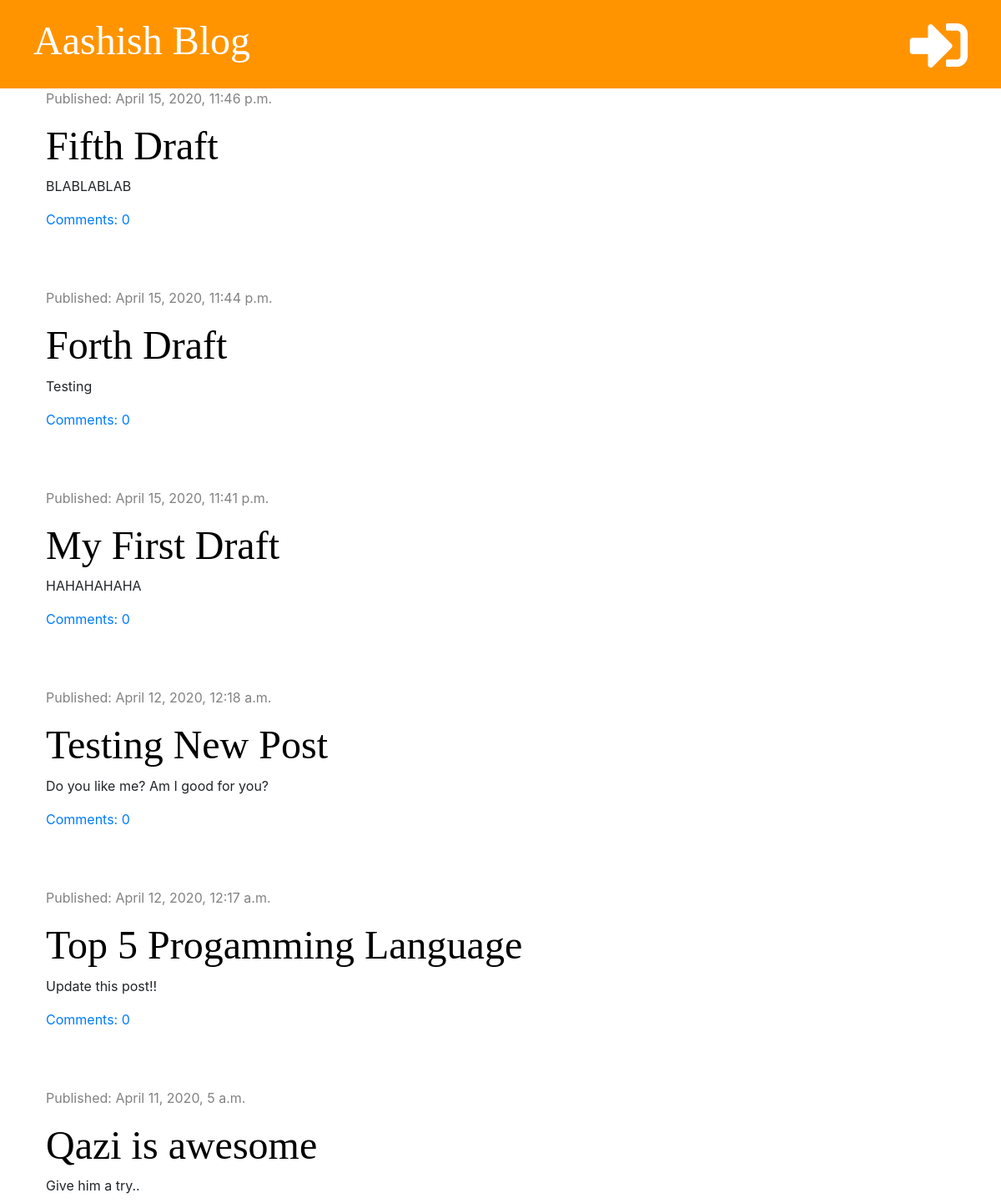
The app's page / (upper part), older data.
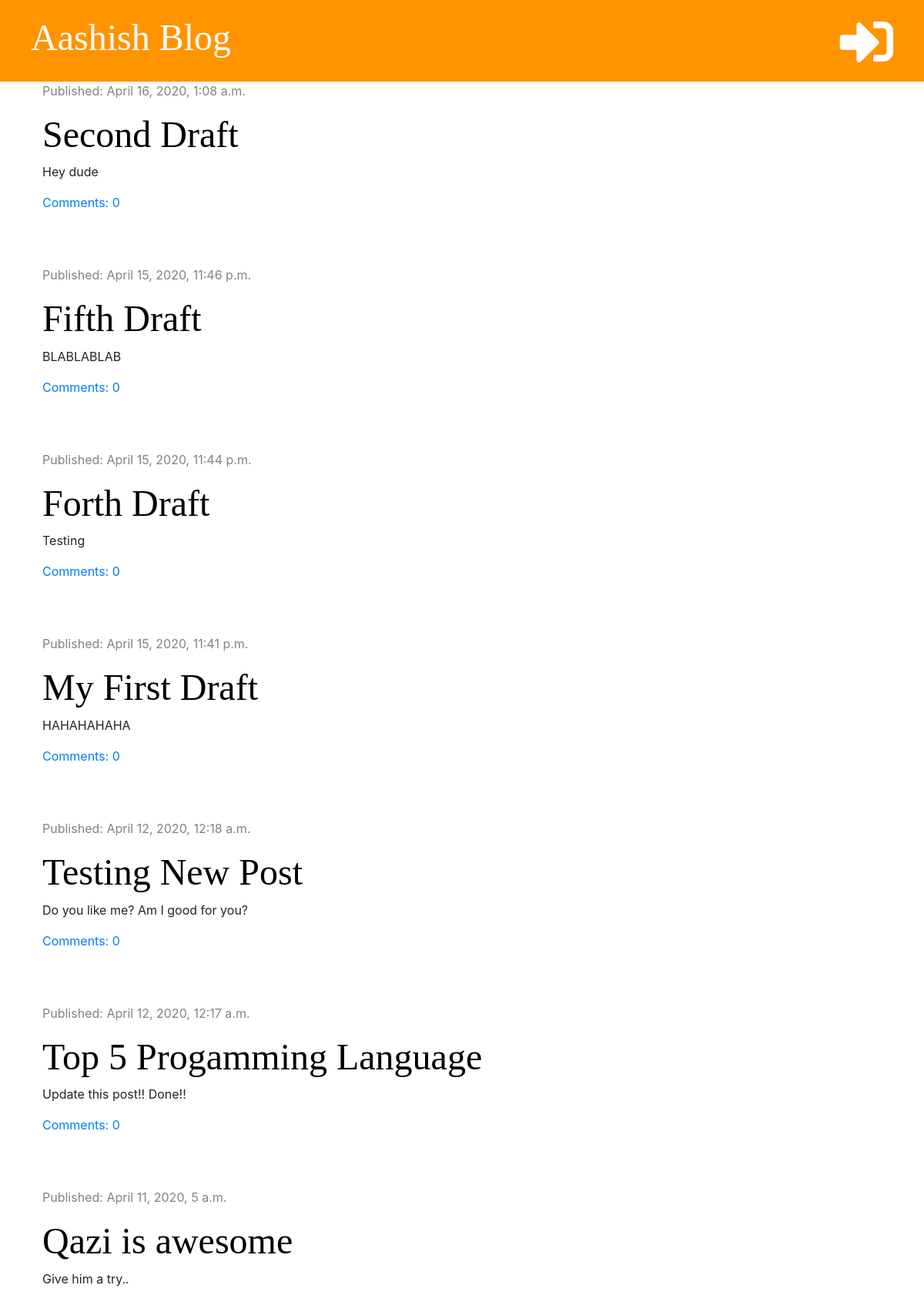
The same page, newer data.
### blog/models.py (models this page shows, shortened)
class Post(models.Model):
    author = models.ForeignKey('auth.User', on_delete=models.CASCADE)
    title = models.CharField(max_length=200)
    text = models.TextField()
    created_date = models.DateTimeField(default=timezone.now)
    published_date = models.DateTimeField(blank=True, null=True)
    def approved_comments(self):
        return self.comments.filter(approved=True)

### blog/views.py (the view)
# urls.py: path('', views.post_list, name='post_list'),
def post_list(request):
    posts = Post.objects.filter(
        published_date__lte=timezone.now()).order_by('-published_date')
    stuff_for_frontend = {'posts': posts}
    return render(request, 'blog/post_list.html', stuff_for_frontend)

### blog/templates/blog/post_list.html (shortened to what this page needs)
{% extends 'blog/base.html' %}
{% block content %}
{% for post in posts %}
<div class="post">
    <div class="date">
        <p>Published: {{ post.published_date }}</p>
    </div>
    <h1><a href="{% url 'post_detail' pk=post.pk %}">{{ post.title }}</a></h1>
    <p>{{ post.text|truncatechars:50|linebreaksbr }}</p>
    <a href="{% url 'post_detail' pk=post.pk %}">Comments: {{post.approved_comments.count}}</a>
</div>
{% endfor %}
{% endblock %}

Row changes from the older to the newer data that the page shows:
now on this page (row edited): Post: published_date "April 16, 2020, 1:08 a.m.", title "Second Draft", text "Hey dude", approved_comments.count "0"
changed Post "Top 5 Progamming Language": text "Update this post!!" → "Update this post!! Done!!"
